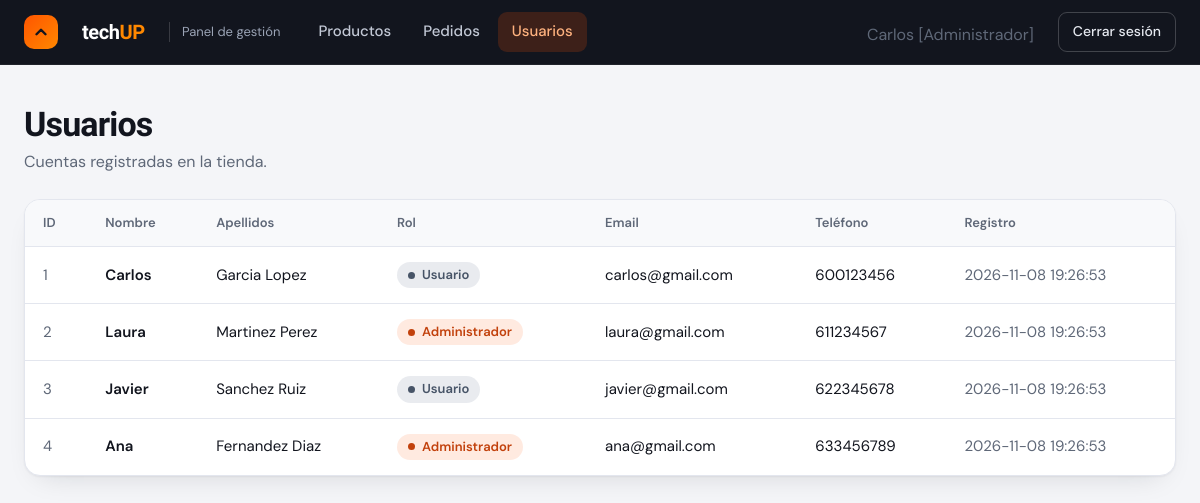
/index.php?entity=usuario&action=index&rol=0 (signed in), run on the app's committed database.
### tables this page shows
CREATE TABLE usuarios (
    id_usuario INT UNSIGNED AUTO_INCREMENT PRIMARY KEY,
    nombre VARCHAR(80) NOT NULL,
    rol TINYINT NOT NULL COMMENT '0: Administrador, 1: Usuario',
    contrasenia VARCHAR(80) NOT NULL,
    apellidos VARCHAR(120) NOT NULL,
    email VARCHAR(150) NOT NULL UNIQUE,
    telefono VARCHAR(20),
    fecha_registro DATETIME NOT NULL DEFAULT CURRENT_TIMESTAMP
);

### controller/CUsuario.php (called while the page is built, shortened)
<?php
require_once __DIR__ . "/../model/MUsuario.php";
class CUsuario{
    private $model;
    function __construct(){
        $this->model=new MUsuario();
    }
    function index(){
       $usuario= $this->model->getAll();
       require  __DIR__ .  "/../view/usuarios/VUsuariosIndex.php";
    }
}
?>

### index.php (called while the page is built, shortened)
<?php
CDestino::enrutar();

### db/Conectar.php (called while the page is built)
<?php
class ConexionBD{
    public static function conectar(){
        $conexion = new mysqli("127.0.0.1","root","","tienda_informatica");
        $conexion -> query("SET NAMES 'UTF8' ");
        return $conexion;
    }
}

### model/MUsuario.php (called while the page is built, shortened)
<?php
class MUsuario{
    private $db;
    function __construct(){
        $this->db=ConexionBD::conectar();
    }
    function getAll(){
        $query=$this->db->query("SELECT * from usuarios");
        return $query->fetch_all(MYSQLI_ASSOC);
    }
}
?>

### view/usuarios/VUsuariosIndex.php (the view, shortened to what this page needs)
<!DOCTYPE html>
<html lang="es">
<head>
    <link rel="stylesheet" href="view/styles.css">
</head>
<body>
    <header class="topbar">
        <div class="topbar-inner">
                <span class="brand-mark" aria-hidden="true"><svg width="18" height="18" viewBox="0 0 24 24" fill="none"
                        stroke="#12151e" stroke-width="3.2" stroke-linecap="round" stroke-linejoin="round">
                        <path d="M6 15l6-6 6 6" />
                    </svg></span>
                <span class="brand-name">tech<b>UP</b></span>
                <span class="brand-tag">Panel de gestión</span>
            <nav class="nav" aria-label="Secciones">
                <a href="?entity=producto&amp;action=index&rol=0">Productos</a>
                <a href="?entity=pedido&amp;action=index&rol=0">Pedidos</a>
                <a href="?entity=usuario&amp;action=index&rol=0" class="is-active" aria-current="page">Usuarios</a>
            </nav>
            <span class="page-sub"> <?= $_SESSION["nombre"] ?>
                <?php
                if ($_SESSION['rol'] == 0) {
                    echo "[Administrador]";
                } else {
                    echo "[Cliente]";
                }
                ?></span>
            <a class="logout" href="?entity=login&amp;action=index">Cerrar sesión</a>
        </div>
    </header>
    <main class="page">
        <div class="page-head">
            <div>
                <h1>Usuarios</h1>
                <p class="page-sub">Cuentas registradas en la tienda.</p>
            </div>
        </div>
        <div class="panel table-wrap">
            <table class="table">
                <thead>
                    <tr>
                        <th scope="col">ID</th>
                        <th scope="col">Nombre</th>
                        <th scope="col">Apellidos</th>
                        <th scope="col">Rol</th>
                        <th scope="col">Email</th>
                        <th scope="col">Teléfono</th>
                        <th scope="col">Registro</th>
                    </tr>
                </thead>
                <tbody>
                    <?php
                    foreach ($usuario as $datos) {
                        echo "<tr>";
                        echo "<td class='muted'>" . $datos['id_usuario'] . "</td>";
                        echo "<td class='strong'>" . $datos['nombre'] . "</td>";
                        echo "<td>" . $datos['apellidos'] . "</td>";
                        echo "<td><span class='badge " . ($datos['rol'] == 1 ? "badge-admin'>Administrador" : "badge-user'>Usuario") . "</span></td>";
                        echo "<td>" . $datos['email'] . "</td>";
                        echo "<td>" . $datos['telefono'] . "</td>";
                        echo "<td class='muted'>" . $datos['fecha_registro'] . "</td>";
                        echo "</tr>";
                    }
                    ?>
                </tbody>
            </table>
        </div>
    </main>
</body>
</html>

### view/styles.css (style rules this page uses)
:root { --bg: #F4F5F8; --surface: #ffffff; --surface-2: #F8F9FB; --ink: #12151e; --muted: #5f6878; --line: #e3e6ee; --brand: #FF5500; --brand-2: #FF8800; --brand-text: #C2410C; --graphite: #12151e; --graphite-2: #1c202b; --danger: #b42318; --shadow: 0 1px 2px rgba(18, 21, 30, .05), 0 12px 28px -16px rgba(18, 21, 30, .18); --pendiente-fg: #8a5a00; --pendiente-bg: rgba(245, 166, 35, .18); --pagado-fg: #1d4ed8; --pagado-bg: rgba(59, 130, 246, .13); --enviado-fg: #6d28d9; --enviado-bg: rgba(139, 92, 246, .14); --entregado-fg: #13703a; --entregado-bg: rgba(34, 197, 94, .16); --cancelado-fg: #b42318; --cancelado-bg: rgba(239, 68, 68, .13); --admin-fg: #C2410C; --admin-bg: rgba(255, 85, 0, .12); --user-fg: #475467; --user-bg: rgba(100, 116, 139, .14); color-scheme: light dark; }
*, *::before, *::after { box-sizing: border-box; }
html { -webkit-text-size-adjust: 100%; }
body { margin: 0; background: var(--bg); color: var(--ink); font: 400 16px/1.55 "DM Sans", system-ui, "Segoe UI", Roboto, sans-serif; -webkit-font-smoothing: antialiased; }
h1, h2, h3, legend, .brand-name, .auth-slogan { font-family: "Sora", "DM Sans", system-ui, sans-serif; }
a { color: inherit; }
.topbar { position: sticky; top: 0; z-index: 50; background: var(--graphite); color: #fff; border-bottom: 1px solid rgba(255, 255, 255, .06); }
.topbar-inner { max-width: 1200px; margin: 0 auto; padding: 0 24px; height: 64px; display: flex; align-items: center; gap: 24px; }
.brand-mark { width: 34px; height: 34px; border-radius: 10px; display: grid; place-items: center; background: linear-gradient(135deg, var(--brand), var(--brand-2)); }
.brand-name { font-weight: 700; font-size: 20px; letter-spacing: -.02em; }
.brand-name b { color: var(--brand-2); font-weight: 700; }
.brand-tag { font-size: 13px; color: #9aa3b5; padding-left: 12px; border-left: 1px solid rgba(255, 255, 255, .16); }
.nav { display: flex; gap: 4px; flex: 1; min-width: 0; overflow-x: auto; scrollbar-width: none; }
.nav a { padding: 8px 14px; border-radius: 9px; text-decoration: none; color: #c3c9d6; font-weight: 500; font-size: 15px; white-space: nowrap; transition: background .15s, color .15s; }
.nav a.is-active { background: rgba(255, 85, 0, .18); color: #FFB27F; }
.logout { flex-shrink: 0; padding: 8px 14px; border: 1px solid rgba(255, 255, 255, .2); border-radius: 9px; text-decoration: none; color: #e6e9f0; font-size: 14px; font-weight: 500; transition: background .15s; }
.page { max-width: 1200px; margin: 0 auto; padding: 40px 24px 80px; }
.page-head { display: flex; align-items: flex-end; justify-content: space-between; flex-wrap: wrap; gap: 16px; margin-bottom: 24px; }
.page-head h1 { margin: 0; font-size: clamp(26px, 3.2vw, 34px); line-height: 1.15; letter-spacing: -.025em; }
.page-sub { margin: 6px 0 0; color: var(--muted); }
.panel { background: var(--surface); border: 1px solid var(--line); border-radius: 16px; box-shadow: var(--shadow); }
.table-wrap { overflow-x: auto; }
.table { width: 100%; border-collapse: collapse; font-size: 15px; }
.table th { padding: 13px 18px; text-align: left; white-space: nowrap; font-size: 13px; font-weight: 600; color: var(--muted); background: var(--surface-2); border-bottom: 1px solid var(--line); }
.table td { padding: 15px 18px; vertical-align: middle; border-bottom: 1px solid var(--line); }
.table tbody tr:last-child td { border-bottom: 0; }
.table .muted { color: var(--muted); }
.table .strong { font-weight: 600; }
.badge { display: inline-flex; align-items: center; gap: 7px; padding: 4px 11px; border-radius: 99px; font-size: 13px; font-weight: 600; line-height: 1.4; text-transform: capitalize; color: var(--fg, var(--ink)); background: var(--bgc, var(--surface-2)); }
.badge::before { content: ""; width: 7px; height: 7px; border-radius: 50%; background: currentColor; }
.badge-admin { --fg: var(--admin-fg); --bgc: var(--admin-bg); }
.badge-user { --fg: var(--user-fg); --bgc: var(--user-bg); }

### data on the page
usuarios: id_usuario "1", nombre "Carlos", apellidos "Garcia Lopez", rol "Usuario", email "carlos@gmail.com", telefono "600123456", fecha_registro "2026-11-08 19:26:53"
usuarios: id_usuario "2", nombre "Laura", apellidos "Martinez Perez", rol "Administrador", email "laura@gmail.com", telefono "611234567", fecha_registro "2026-11-08 19:26:53"
usuarios: id_usuario "3", nombre "Javier", apellidos "Sanchez Ruiz", rol "Usuario", email "javier@gmail.com", telefono "622345678", fecha_registro "2026-11-08 19:26:53"
usuarios: id_usuario "4", nombre "Ana", apellidos "Fernandez Diaz", rol "Administrador", email "ana@gmail.com", telefono "633456789", fecha_registro "2026-11-08 19:26:53"

### other printed values
$_SESSION["nombre"] "Carlos"
